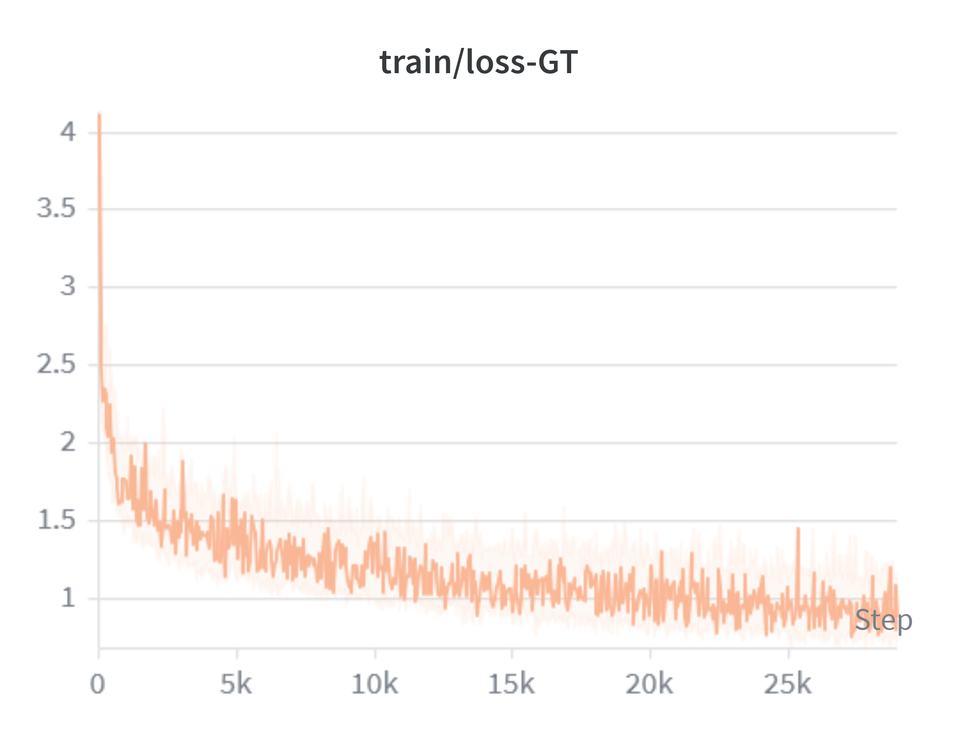
#> input picture docs/LicentaTeX/fig/chap4/11_loss_gt.png, 958 x 736 px, shrunk from 2160 x 1660 before the run; the run also reads 1 picture not shown here
$ python create_subplots.py
#> lines starting #> are read from the running program, lines starting #| are printed output that depends on the picture
import matplotlib.pyplot as plt
from PIL import Image

def plot_images(images, orientation="horizontal", save_path=None, dpi=300):
    n = len(images)

    if n == 2:
        if orientation == "horizontal":
            rows, cols = 1, 2
            figsize = (12, 6)
        elif orientation == "vertical":
            rows, cols = 2, 1
            figsize = (6, 12)
        else:
            raise ValueError("orientation must be 'horizontal' or 'vertical'")

    elif n == 4:
        rows, cols = 2, 2
        # FIX 1: Change to a rectangular figsize to better match the images' aspect ratio
        figsize = (12, 8)

    else:
        raise ValueError("Only 2 or 4 images are supported.")

    fig, axes = plt.subplots(rows, cols, figsize=figsize)

    axes = axes.flatten() if n > 1 else [axes]

    for ax, (img_path, caption) in zip(axes, images):
        img = Image.open(img_path)

        ax.imshow(img)

        ax.set_xticks([])
        ax.set_yticks([])
        for spine in ax.spines.values():
            spine.set_visible(False)

        ax.set_xlabel(caption, fontsize=14)

    # FIX 2: Explicitly set h_pad (vertical spacing) to a small number
    plt.tight_layout(h_pad=0.5, w_pad=1.0)

    if save_path is not None:
        plt.savefig(save_path, dpi=dpi, bbox_inches="tight")

    plt.show()

plot1 = [
    ("11_loss_gt.png", "(a)"),
    ("12_loss_feat.png", "(b)"),
    ("13_loss_kl.png", "(c)"),
    ("14_loss_boundary.png", "(d)")
]

plot2 = [
    ("12_loss_feat.png", "(a)"),
    ("22_loss_feat_final.png", "(b)"),
]

plot3 = [
    ("44_feat_bottleneck.png", "(a)"),
    ("42_feat_mid_decoder.png", "(b)"),
    ("41_feat_late_decoder.png", "(c)"),
    ("43_feat_pre_logit.png", "(d)"),
]

plot4 = [
    ("44_feat_bottleneck.png", "(a)"),
    ("32_feat_bottleneck_final.png", "(b)")
]

plot5 = [
    ("51_loss_total.png", "(a)"),
    ("52_loss_total_final.png", "(b)")
]

plot_images(plot1, save_path="./1_all_losses.png")
#> in plot_images, img is the input picture: PIL image 958x736 RGBA; mean R, G, B, A 253.1, 250.2, 248.8, 255
#> pass 2 of the loop in plot_images, `for ax, (img_path, caption) in zip(axes, images):`:
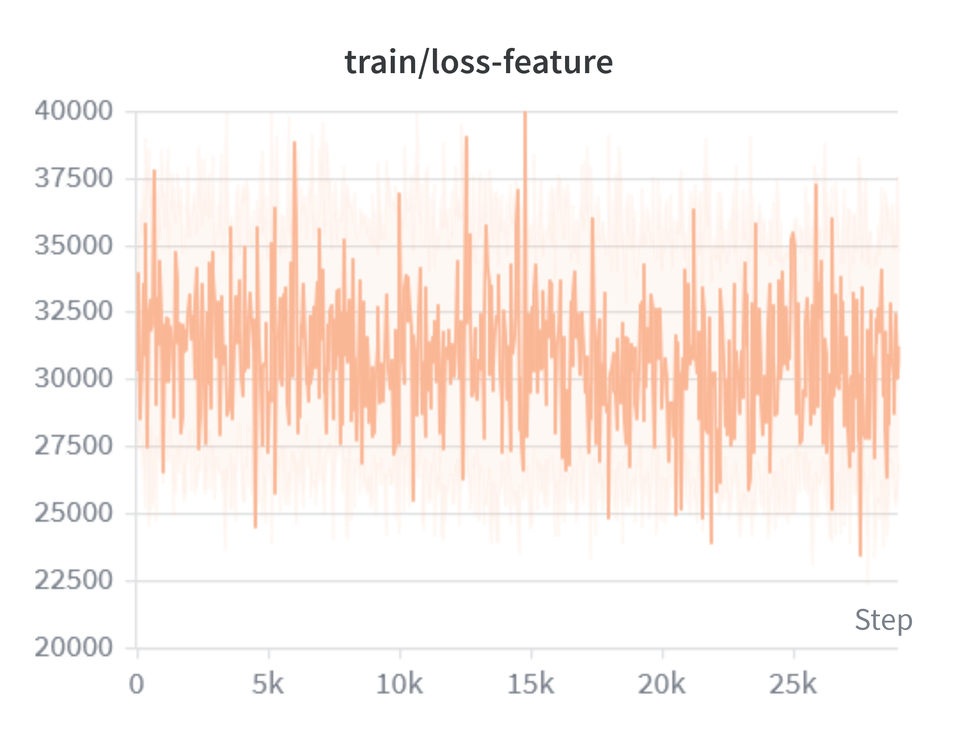
#> input picture docs/LicentaTeX/fig/chap4/12_loss_feat.png, 958 x 736 px, shrunk from 2160 x 1660 before the run
#> in plot_images, img is the input picture: PIL image 958x736 RGBA; mean R, G, B, A 251.7, 241.9, 237, 255
#> in plot_images, `plt.savefig(save_path, dpi=dpi, bbox_inches="tight")`:
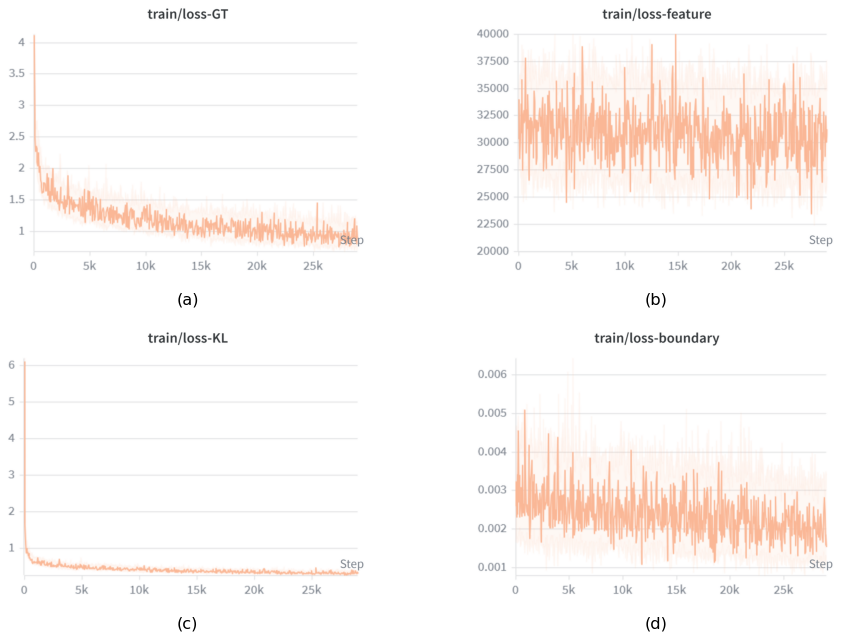
#> figure drawn by matplotlib, 4 panels
plot_images(plot2, orientation="horizontal", save_path="./2_loss_feat.png")
#> call 2 of plot_images, with orientation = 'horizontal', save_path = './2_loss_feat.png', dpi = 300
#> pass 2 of the loop in plot_images, `for ax, (img_path, caption) in zip(axes, images):`:
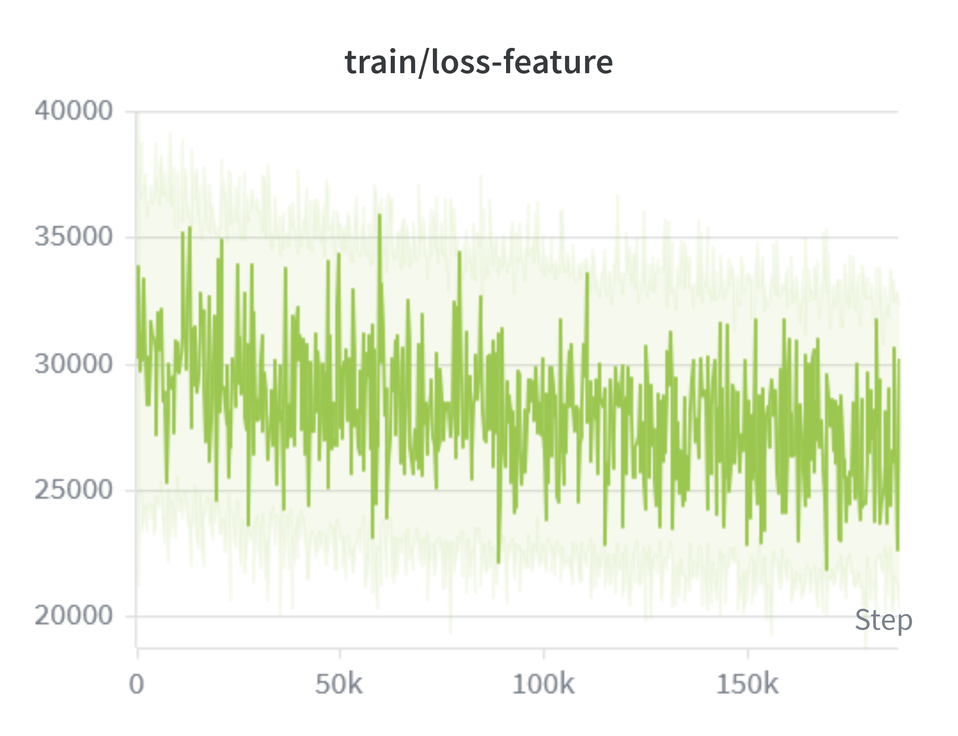
#> input picture docs/LicentaTeX/fig/chap4/22_loss_feat_final.png, 958 x 736 px, shrunk from 2160 x 1660 before the run
#> in plot_images, img is the input picture: PIL image 958x736 RGBA; mean R, G, B, A 239.2, 245.3, 228.6, 255
#> in plot_images (call 2), `plt.savefig(save_path, dpi=dpi, bbox_inches="tight")`:
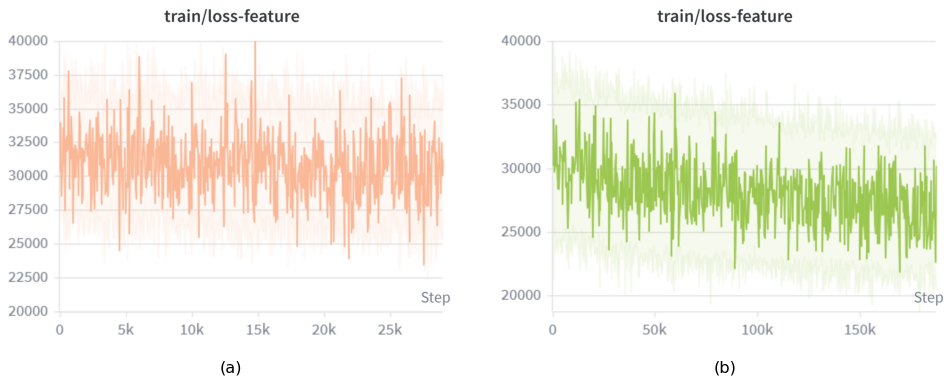
#> figure drawn by matplotlib, 2 panels
plot_images(plot3, save_path="./3_all_feat.png")
#> call 3 of plot_images, with orientation = 'horizontal', save_path = './3_all_feat.png', dpi = 300
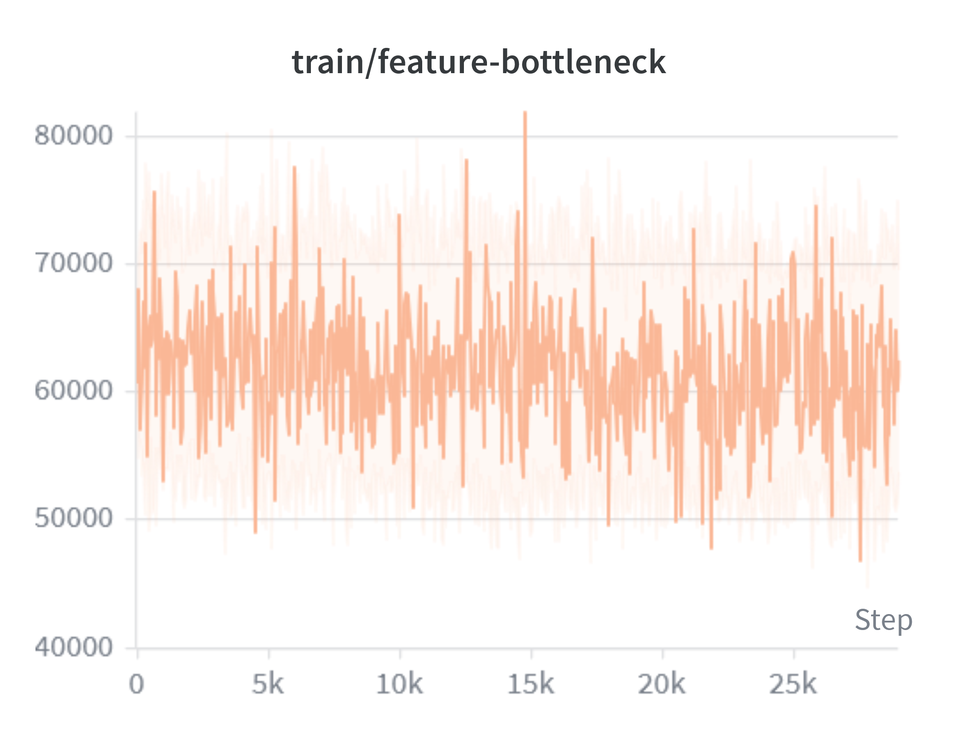
#> input picture docs/LicentaTeX/fig/chap4/44_feat_bottleneck.png, 958 x 736 px, shrunk from 2160 x 1660 before the run
#> in plot_images, img is the input picture: PIL image 958x736 RGBA; mean R, G, B, A 252.1, 242.7, 238, 255
#> pass 2 of the loop in plot_images, `for ax, (img_path, caption) in zip(axes, images):`:
#> (the run stopped early here; a loop or call above may not have finished)
